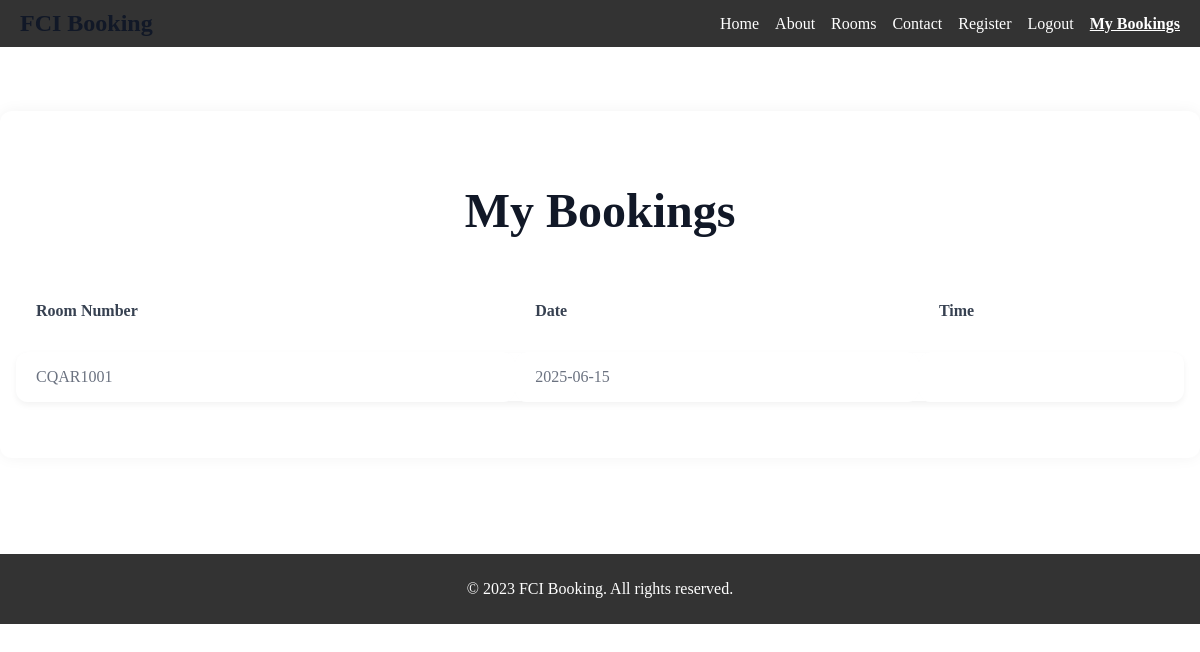
Page /my-bookings (signed in) on the earlier database version.
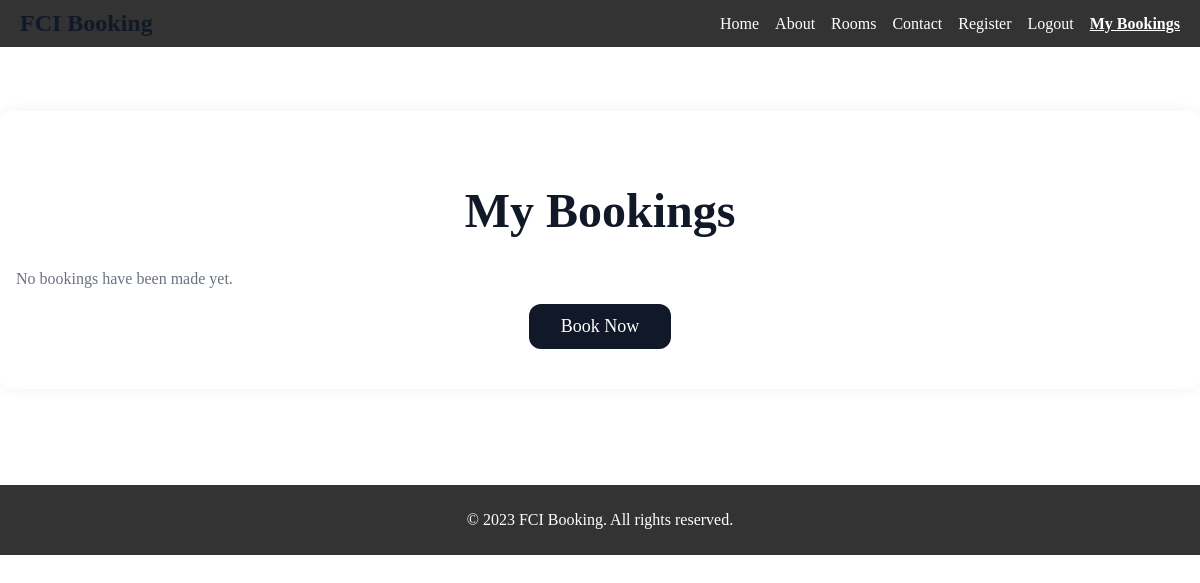
Same page on the later database version.
### tables this page shows
CREATE TABLE bookings (
            id INTEGER PRIMARY KEY AUTOINCREMENT,
            username TEXT,
            room_number TEXT,
            date TEXT, time TEXT, start_time TEXT, end_time TEXT,
            FOREIGN KEY(username) REFERENCES users(username)
         );

### app.py (the view)
@app.route('/my-bookings', methods=['GET'])
def my_bookings():
    if 'username' not in session:
        flash('Please login to view your bookings.', 'error')
        return redirect('/login')
    username = session['username']
    conn = sqlite3.connect("booking_database.db")
    cursor = conn.cursor()
    cursor.execute("""
        SELECT room_number, date, start_time, end_time FROM bookings WHERE username = ? ORDER BY date, start_time""", (username,))
    bookings = cursor.fetchall()
    conn.close()
    bookings_list = [
        {
            'room_number': b[0],
            'date': b[1],
            'start_time': b[2],
            'end_time': b[3]
        } for b in bookings
    ]
    return render_template('my_bookings.html', bookings=bookings_list)

### templates/my_bookings.html (shortened to what this page needs)
<!DOCTYPE html>
<html lang="en">
<head>
    <link rel="stylesheet" href="../static/css/style.mybookings.css" />
</head>
<body>
    <header>
        <h1>FCI Booking</h1>
        <nav>
            <ul style="list-style:none; display:flex; gap:16px; justify-content:center; padding:0;">
                <li><a href="/index">Home</a></li>
                <li><a href="/about">About</a></li>
                <li><a href="/rooms">Rooms</a></li>
                <li><a href="/contacts">Contact</a></li>
                <li><a href="/register">Register</a></li>
                {% if session.username %}
                    <li><a href="/logout">Logout</a></li>
                    <li><a href="/my-bookings" style="font-weight:700; text-decoration:underline;">My Bookings</a></li>
                {% else %}
                    <li><a href="/login">Login</a></li>
                {% endif %}
            </ul>
        </nav>
    </header>
    <main>
        <div class="container">
            <h1>My Bookings</h1>
            {% if bookings %}
            <table role="table" aria-label="User's bookings">
                <thead>
                    <tr>
                        <th scope="col">Room Number</th>
                        <th scope="col">Date</th>
                        <th scope="col">Time</th>
                    </tr>
                </thead>
                <tbody>
                    {% for booking in bookings %}
                    <tr>
                        <td>{{ booking.room_number }}</td>
                        <td>{{ booking.date }}</td>
                        <td>{{ booking.time }}</td>
                    </tr>
                    {% endfor %}
                </tbody>
            </table>
            {% else %}
            <p class="no-bookings">No bookings have been made yet.</p>
            <div style="text-align:center;">
                <a href="/book-now" class="btn-book-now" role="button">Book Now</a>
            </div>
            {% endif %}
        </div>
    </main>
    <footer>
        <p>&copy; 2023 FCI Booking. All rights reserved.</p>
    </footer>
</body>
</html>

Differences in the rows shown:
removed bookings: room_number "CQAR1001", date "2025-06-15"
Other differences:
text no longer shown: "Room Number Date Time"
text now shown: "No bookings have been made yet. Book Now"
